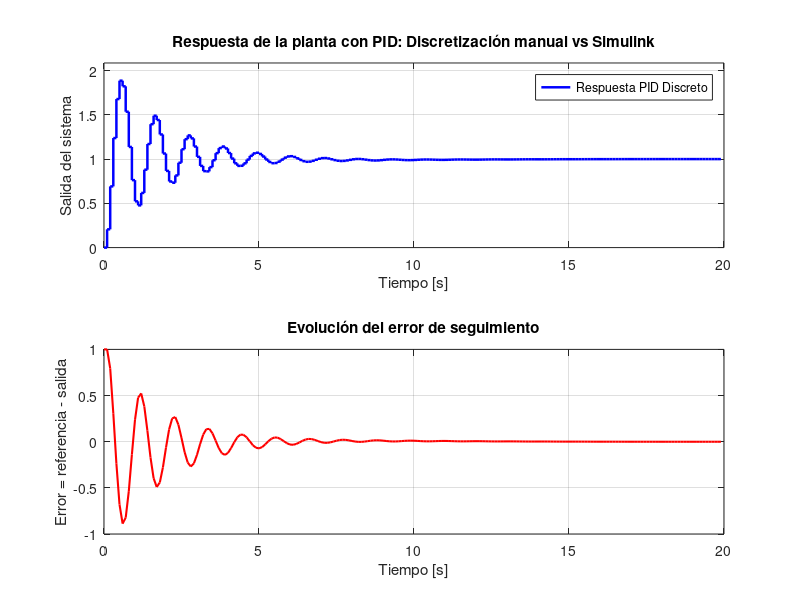
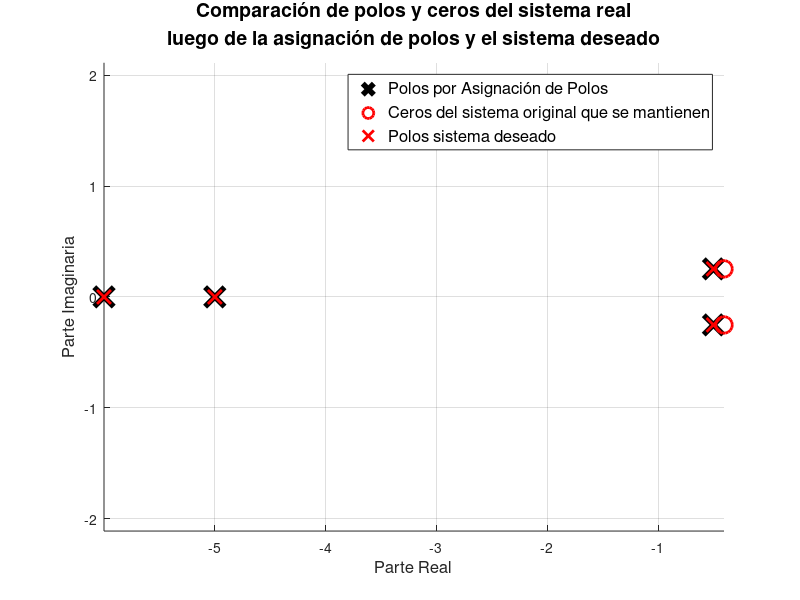

MATLAB code for these plots, in order: (Note: this script raises an error after producing the figures.)
clear; clc; close all;

%% === Parámetros del modelo del sistema ===
% Constantes del modelo físico
I  = 0.0167;  % Momento de inercia
C  = -0.1326; % Constante relacionada al torque
Lm = 0.3310;  % Longitud desde el eje hasta el motor     
angulo_equilibrio = 0 * (pi/180);  % Ángulo de equilibrio en radianes para linealización
A = Lm / I;
B = C * sin(angulo_equilibrio) / I;

% Modelo del motor brushless
m = 0.001586;                   

% Referencia(En este caso 1 para evitar una salida nula y poder analisar correctamente la gráfica, en 
% la práctica se utiliza el mismo valor que el angulo de equilibrio)
ref = 1;  

%% === Modelo Planta continua ===
planta_continua = tf([m*A], [1 0 B]);

%% === Cálculo parámetros del controlador PIDf por asignación de polos ===
% Se deben elegir sobrepico(Mp) en porcentaje y tiempo de
% establecimiento(Tss) en segundos
Mp = 0.2;
Tss = 8;

% Calculo del coeficiente de amortiguamiento y frecuencia natural
zeta = -log(100/Mp)/(sqrt(pi^2 + (log(100/Mp))^2));
omega_n = 4/(zeta*Tss);

% Calculo de polos insignificantes(p1 y p2) y variables auxiliares(alphas)
p1 = 10*zeta*omega_n;
p2 = 12*zeta*omega_n;

alpha1 = p1 + p2 + 2*zeta*omega_n;
alpha2 = p1*p2 + 2*zeta*omega_n*(p1 + p2) + omega_n^2;
alpha3 = 2*zeta*omega_n*p1*p2 + (omega_n^2)*(p1 + p2);
alpha4 = (omega_n^2)*p1*p2;


% Calculo parametros PIDf
Kp = (alpha3-alpha1*B-(alpha4/alpha1))/(alpha1*m*A);
Ki = (alpha4)/(alpha1*m*A);
Kd = (alpha2 - B - Kp*m*A)/(alpha1*m*A);
N = alpha1;


%% === Parámetros de simulación ===
T    = 0.1;                      % Tiempo de muestreo [s]
Tsim = 20;                       % Duración total de la simulación [s]
cantidad_muestras = round(Tsim / T);
t = 0:T:(cantidad_muestras-1)*T;

%% === Entrada de referencia constante ===
entrada = ref * ones(1, cantidad_muestras);

%% === Controlador discreto manual (ecuaciones en diferencias) ===
a = Kp + Kd*N;
b = Kp*N + Ki;
c = Ki*N;
d = N;

K1 = (b*d - c)/(d^2);
K2 = c/d;
K3 = (a*d^2 - b*d + c)/(d^2);

a0 = K1 + K3;
a1 = -K1 - K1*exp(-d*T) + K2*T - 2*K3;
a2 = K1*exp(-d*T) - K2*T*exp(-d*T) + K3;
a3 =  1;
a4 = -exp(-d*T) - 1;
a5 = exp(-d*T);

%% === Discretización de la planta con ZOH ===
planta_discreta = c2d(planta_continua, T, 'zoh');
[num_p, den_p] = tfdata(planta_discreta, 'v');
a1p = num_p(2);
a2p = num_p(3); 
b1p = den_p(1);
b2p = den_p(2); 
b3p = den_p(3);

%% === Inicialización de señales ===
y_plant_manual = zeros(1, cantidad_muestras);  % Salida de la planta
u_manual       = zeros(1, cantidad_muestras);  % Señal de control
error          = zeros(1, cantidad_muestras);  % Error entre referencia y salida

% Perturbación (opcional, puede modificarse o eliminarse)
perturbacion = zeros(1, cantidad_muestras);
perturbacion(t <= 1) = 1;

% Variables para valores anteriores (memoria del sistema)
errorm1 = 0; errorm2 = 0;
ukm1 = 0; ukm2 = 0;
ykm1 = 0; ykm2 = 0;

%% === Simulación con controlador discreto manual ===
for k = 1:cantidad_muestras
    % Cálculo del error
    error(k) = ref - ykm1;

    % Ecuación en diferencias del controlador
    u_manual(k) = (1/a3)*(a0*error(k) + a1*errorm1 + a2*errorm2 ...
                   - a4*ukm1 - a5*ukm2);

    % Ecuación en diferencias de la planta
    y_plant_manual(k) = (1/b1p)*(a1p * ukm1 + a2p * ukm2 ...
                          - b2p * ykm1 - b3p * ykm2);

    % Actualizar memorias
    errorm2 = errorm1; errorm1 = error(k);
    ukm2 = ukm1;       ukm1 = u_manual(k);
    ykm2 = ykm1;       ykm1 = y_plant_manual(k);
end


%% === Gráfica comparativa de respuestas ===
figure('Name', 'Comparación PID manual vs Simulink', 'NumberTitle', 'off');

% Respuesta del sistema
subplot(2,1,1);
stairs(t, y_plant_manual, 'b', 'LineWidth', 1.8);
title('Respuesta de la planta con PID: Discretización manual vs Simulink');
xlabel('Tiempo [s]');
ylabel('Salida del sistema');
legend('Respuesta PID Discreto', 'Respuesta Simulink');
grid on;
ylim([0, max([y_plant_manual]) + 0.2]);

% Error en el tiempo
subplot(2,1,2);
plot(t, error, 'r', 'LineWidth', 1.5);
title('Evolución del error de seguimiento');
xlabel('Tiempo [s]');
ylabel('Error = referencia - salida');
grid on;

%% === Función de transferencia del controlador PIDf ===
s = tf('s');
PIDf = ((s^2)*(Kp+Kd*N)+ s*(Kp*N+Ki) + Ki*N)/(s^2+s*N);

%% === Sistema en malla cerrada ===
G_OL = PIDf * planta_continua;           % Lazo abierto
G_CL = feedback(G_OL, 1);                % Malla cerrada unitaria

%% === Gráfica de polos y ceros ===
K = 1;
G_deseada = (K * (omega_n / 2)) / ((s^2 + 2*zeta*omega_n*s + omega_n^2)*(s + p1)*(s + p2));

% Obtener polos y ceros
[p_cl, z_cl] = pzmap(G_CL);
[p_des, z_des] = pzmap(G_deseada);

% Crear nueva figura
figure('Name', 'Comparación Polos y Ceros Mejorada', 'NumberTitle', 'off'); hold on;

% === Graficar polos sobrepuestos con doble marcador ===
plot(real(p_cl), imag(p_cl), 'kx', 'MarkerSize', 14, 'LineWidth', 4); % fondo negro
plot(real(p_cl), imag(p_cl), 'rx', 'MarkerSize', 10, 'LineWidth', 2); % rojo encima

% === Graficar ceros de G_CL ===
plot(real(z_cl), imag(z_cl), 'ro', 'MarkerSize', 12, 'LineWidth', 2);

% === Puntos ficticios para leyenda ===
h1 = plot(NaN, NaN, 'kx', 'MarkerSize', 14, 'LineWidth', 4); % fondo negro
h2 = plot(NaN, NaN, 'rx', 'MarkerSize', 10, 'LineWidth', 2); % encima rojo
h3 = plot(NaN, NaN, 'ro', 'MarkerSize', 12, 'LineWidth', 2); % ceros

% === Leyenda explicativa ===
legend([h1 h3 h2], ...
       {'Polos por Asignación de Polos',  'Ceros del sistema original que se mantienen','Polos sistema deseado'}, ...
       'Location', 'best', 'FontSize', 12);


% Estilo del gráfico
title({ ...
    'Comparación de polos y ceros del sistema real', ...
    'luego de la asignación de polos y el sistema deseado'}, ...
    'FontSize', 14);

xlabel('Parte Real', 'FontSize', 12);
ylabel('Parte Imaginaria', 'FontSize', 12);
grid on;
axis equal;
xline(0, '--k', 'LineWidth', 1.5, 'HandleVisibility','off');
yline(0, '--k', 'LineWidth', 1.5, 'HandleVisibility','off');


